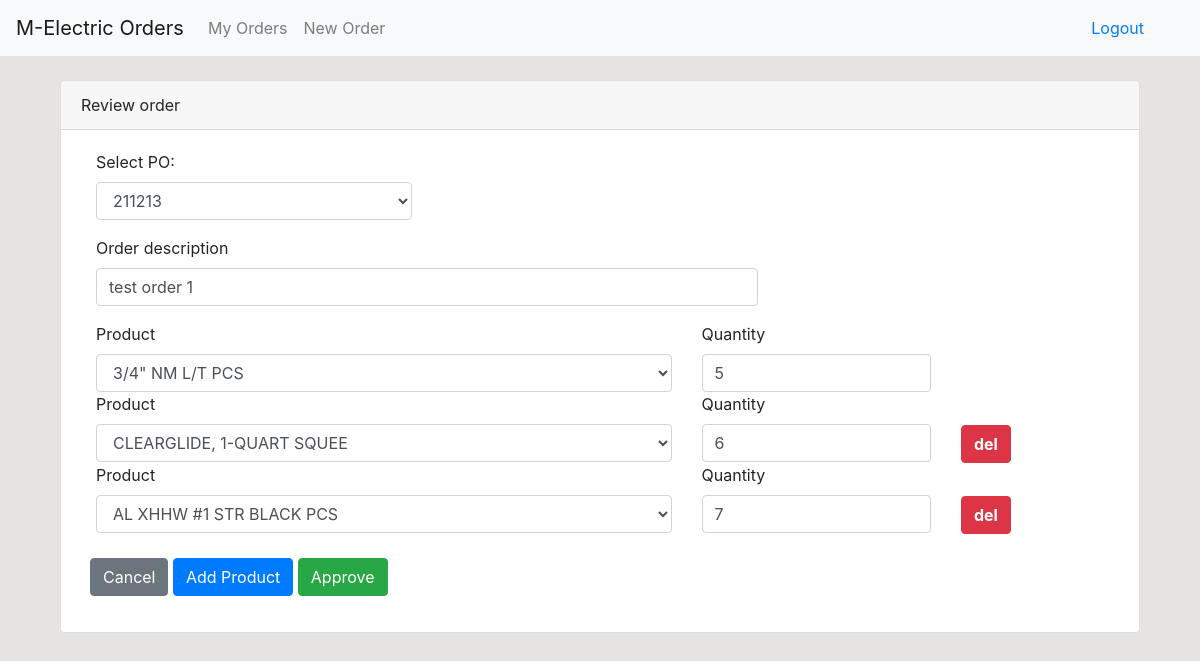
The page /review-order/56 (signed in) on the database its author committed.
### dashboard/models.py (models this page shows, shortened)
class Order(models.Model):
	description = models.CharField('Order Description', max_length=100)
	status = models.CharField('Status', max_length=50, choices=STATUS)
	po = models.ForeignKey(Po, blank=True, null=True, on_delete=models.CASCADE)
	user = models.ForeignKey(User, blank=True, null=True, on_delete=models.CASCADE)
	products = models.ManyToManyField(Product, blank=True, through='ThroughModel')
	created = models.DateTimeField(auto_now_add=True)
	approval_date = models.DateTimeField('Approval Date', blank=True, null=True)

class ThroughModel(models.Model):
	product = models.ForeignKey(Product, on_delete=models.CASCADE)
	order = models.ForeignKey(Order, on_delete=models.CASCADE)
	quantity = models.PositiveIntegerField(null=True, default=0)

### dashboard/views.py (the view, shortened to what this page needs)
# urls.py: path('review-order/<int:order_id>', views.review_order, name='review-order'),
@login_required
def review_order(request, order_id):
    order = Order.objects.get(pk=order_id)
    active_pos = Po.objects.filter(status='Active').order_by('-id')
    products = ThroughModel.objects.filter(order=order.id)
    all_products = Product.objects.all()
    context = {
        'order':order,
        'products': products,
        'all_products': all_products,
        'active_pos': active_pos,
    }
    return render(request, 'dashboard/review_order.html', context)

### templates/dashboard/review_order.html (shortened to what this page needs)
{% extends 'partials/base.html' %}
{% block content %}
<div class="container">
    <div class="col-md-12">
        <br>
        <div class="card">
            <div class="card-header">
                Review order
            </div>
            <div class="card-body">
                <form method="POST" class="needs-validation" novalidate>
                    <div class="form-group col-md-4" >
                        <div class="form-group">
                            <label for="exampleInputEmail1">Select PO: </label>
                            <select class="form-control" aria-label="Default select example" name="purchase_order">
                                {% for active_po in active_pos %}
                                    {% if active_po.po_number == order.po.po_number %}
                                        <option value="{{active_po.id}}" selected>{{ active_po.po_number }}</option>
                                    {% else %}
                                        <option value="{{active_po.id}}">{{ active_po.po_number }}</option>
                                    {% endif %}
                                {% endfor %}
                            </select>
                        </div>
                    </div>
                    <div class="form-group col-md-8" >
                        <label for="formGroupExampleInput">Order description</label>
                        <input type="text" class="form-control" id="validationCustom01" name="description" value="{{ order.description }}" required>
                    </div>
                    <div class="col-md-12">
                        {% for product in products %}
                        <div class="row">
                            <div class="col-7">
                                <label for="formGroupExampleInput">Product</label>
                                <select class="form-control" name="products" required>
                                    {% for prod in all_products %}
                                        {% if prod.id == product.product.id %}
                                            <option value="{{prod.id}}" selected>{{prod.product_name}}</option>
                                        {% else %}
                                            <option value="{{prod.id}}">{{prod.product_name}}</option>
                                        {% endif %}
                                    {% endfor %}
                                </select>
                            </div>
                            <div class="col-3">
                                <label for="formGroupExampleInput">Quantity</label>
                                <input type="number" class="form-control" value="{{product.quantity}}" name="quantities" required>
                            </div>
                            {% if forloop.counter != 1 %}
                            <div class="col-2 align-bottom">
                                <hr style="border-color: white;">
                                <a href="#" class="btn btn-danger a-btn-slide-text pd-0" onclick="delete_row(this)">
                                    <span><strong>del</strong></span>
                                </a>
                            </div>
                            {% endif %}
                        </div>
                        {% endfor %}
                    </div>
                    <br>
                    <div class="form-group row">
                        <div class="col-sm-12 pl-4">
                            <a type="button" class="btn btn-secondary" href="{% url 'index' %}">Cancel</a>
                            <button type="button" onclick="moreProductsFields()" class="btn btn-primary">Add Product</button>
                            <button type="submit" class="btn btn-success">Approve</button>
                        </div>
                    </div>
                </form>
            </div>
        </div>
    </div>
</div>
{% endblock %}

### static/style.css (style rules this page uses)
body { background: rgb(230, 227, 227); }

### rows shown on the page
Order: description "test order 1"
ThroughModel: quantities "5"
ThroughModel: quantities "6", shows "del"
ThroughModel: quantities "7", shows "del"

### other values the page prints
form field purchase_order "211213"
form field products "3/4\" NM L/T PCS"
form field products "CLEARGLIDE, 1-QUART SQUEE"
form field products "AL XHHW #1 STR BLACK PCS"
